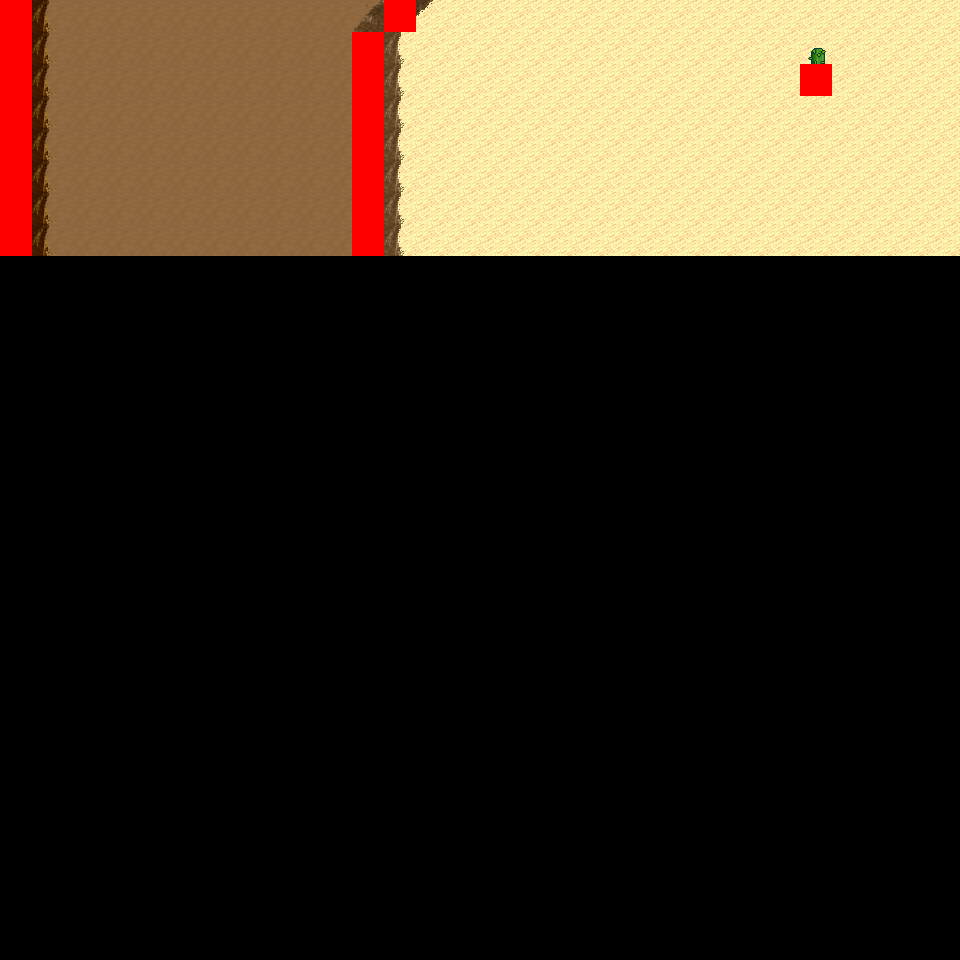

Below is a game level as drawn by its tile map, then a one-line description and the .tmx that defines it (tile-layer data replaced by summaries):
An orthogonal 30x30 tile map with 32x32 px tiles, 6 tile layers (Ground, Object, Object2, Above, ...), 12 tilesets and 4 objects (4x mapExit).

<map version="1.0" orientation="orthogonal" renderorder="right-down" width="30" height="30" tilewidth="32" tileheight="32" nextobjectid="5">
  <tileset firstgid="1" name="tileset_logic_collision" tilewidth="32" tileheight="32" tilecount="1" columns="1">
    <image source="../drawable/tileset_logic_collision.png" width="32" height="32" />
  </tileset>
  <tileset firstgid="2" name="tileset_ground_ground" tilewidth="32" tileheight="32" tilecount="33" columns="3">
    <image source="../drawable/tileset_ground_ground.png" width="96" height="352" />
  </tileset>
  <tileset firstgid="35" name="tileset_ground_ridge_earth_pale" tilewidth="32" tileheight="32" tilecount="96" columns="12">
    <image source="../drawable/tileset_ground_ridge_earth_pale.png" width="384" height="256" />
  </tileset>
  <tileset firstgid="131" name="tileset_ground_ridge_earth_dark" tilewidth="32" tileheight="32" tilecount="96" columns="12">
    <image source="../drawable/tileset_ground_ridge_earth_dark.png" width="384" height="256" />
  </tileset>
  <tileset firstgid="227" name="tileset_terrain_desert" tilewidth="32" tileheight="32" tilecount="88" columns="8">
    <image source="../drawable/tileset_terrain_desert.png" width="256" height="352" />
  </tileset>
  <tileset firstgid="315" name="tileset_plant_tree_tree_darkgreen" tilewidth="32" tileheight="32" tilecount="88" columns="8">
    <image source="../drawable/tileset_plant_tree_tree_darkgreen.png" width="256" height="352" />
  </tileset>
  <tileset firstgid="403" name="tileset_ground_rock_pebbles" tilewidth="32" tileheight="32" tilecount="3" columns="1">
    <image source="../drawable/tileset_ground_rock_pebbles.png" width="32" height="96" />
  </tileset>
  <tileset firstgid="406" name="tileset_ground_sand_2" tilewidth="32" tileheight="32" tilecount="15" columns="5">
    <image source="../drawable/tileset_ground_sand_2.png" width="160" height="96" />
  </tileset>
  <tileset firstgid="421" name="tileset_plant_cactus_2" tilewidth="32" tileheight="32" tilecount="10" columns="5">
    <image source="../drawable/tileset_plant_cactus_2.png" width="160" height="64" />
  </tileset>
  <tileset firstgid="431" name="tileset_plant_cactus" tilewidth="32" tileheight="32" tilecount="2" columns="1">
    <image source="../drawable/tileset_plant_cactus.png" width="32" height="64" />
  </tileset>
  <tileset firstgid="433" name="tileset_plant_star_shaped_plants" tilewidth="32" tileheight="32" tilecount="6" columns="2">
    <image source="../drawable/tileset_plant_star_shaped_plants.png" width="64" height="96" />
  </tileset>
  <tileset firstgid="439" name="tileset_plant_tree_evergreen" tilewidth="32" tileheight="32" tilecount="36" columns="3">
    <image source="../drawable/tileset_plant_tree_evergreen.png" width="96" height="384" />
  </tileset>
  <layer name="Ground" width="30" height="30">
    <data>[900 cells, 240 non-empty, 3 distinct tile ids]</data>
  </layer>
  <layer name="Object" width="30" height="30">
    <data>[900 cells, 34 non-empty, 8 distinct tile ids]</data>
  </layer>
  <layer name="Object2" width="30" height="30">
    <data>[900 cells, 0 non-empty, 0 distinct tile ids]</data>
  </layer>
  <layer name="Above" width="30" height="30">
    <data>[900 cells, 1 non-empty, 1 distinct tile ids]</data>
  </layer>
  <layer name="Above2" width="30" height="30">
    <data>[900 cells, 0 non-empty, 0 distinct tile ids]</data>
  </layer>
  <layer name="Walkable" width="30" height="30">
    <data>[900 cells, 17 non-empty, 1 distinct tile ids]</data>
  </layer>
  <objectgroup name="MapEvents">
    <object id="1" name="north" type="mapExit" x="32" y="0" width="352" height="32">
      <properties>
        <property name="map" value="level_0_x2_y96" />
        <property name="x" value="1" />
        <property name="y" value="28" />
      </properties>
    </object>
    <object id="2" name="north2" type="mapExit" x="416" y="0" width="544" height="32">
      <properties>
        <property name="map" value="level_0_x2_y96" />
        <property name="x" value="13" />
        <property name="y" value="28" />
      </properties>
    </object>
    <object id="3" name="west" type="mapExit" x="0" y="256" width="32" height="704">
      <properties>
        <property name="map" value="level_0_x1_y97" />
        <property name="x" value="28" />
        <property name="y" value="8" />
      </properties>
    </object>
    <object id="4" name="east" type="mapExit" x="928" y="0" width="32" height="960">
      <properties>
        <property name="map" value="level_0_x3_y97" />
        <property name="x" value="1" />
        <property name="y" value="0" />
      </properties>
    </object>
  </objectgroup>
</map>
